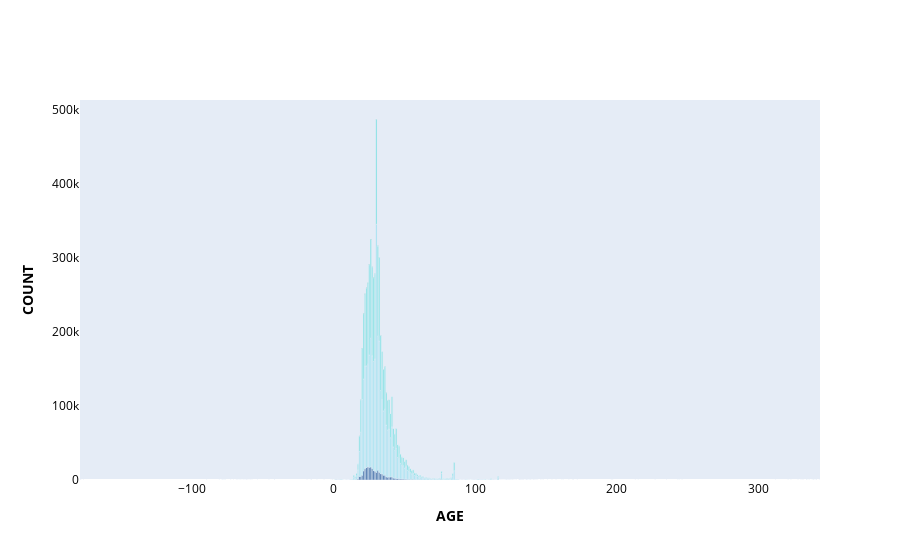

Write notebook code for a chart like this one.
### Code cell
#Plot Age
# groupby location and sex

location = result.groupby(['age', 'sex'], sort=True, group_keys = True).count()
location_ = location.reset_index()
df = pd.DataFrame(data=location_, columns = ['age', 'sex', 'user_id'])
#user_id column is actually the count breakdown from sex to location which has 147 combinations
x=df.iloc[:,0]
y=df.iloc[:,2]
# print(df)
sex_colours = df['sex']

fig = go.Figure()
fig.add_trace(go.Bar(
    x=df.iloc[:,0],
    y=df.iloc[:,2],
    marker=dict(color=cols(sex_colours)),
    hovertext= 
             '<b>Age</b>: ' + df['age'].astype(str) + '<br>' +
             '<b>Count </b>: ' + [f'{x:,.0f}' for x in df['user_id']]+ '<br>'

))

# sex0 = len(result[result['sex'] == '0'])
# sex1 = len(result[result['sex'] == '1'])
# sex2 = len(result[result['sex'] == '2'])
# sex3 = len(result[result['sex'] == '3'])
# unknown = len(result[result['sex'] == 'unknown'])


fig.update_layout(go.Layout(
     
     titlefont={'color':'black',
     'size':12},
     hovermode='closest',
     legend={'orientation':'h',
     'xanchor':'center','x': 0.5, 'y':-0.7},
     xaxis = dict(title='<b>AGE</b>',
                    color='black',
                    showline = False,
                    showgrid=False),
     yaxis= dict(title='<b>COUNT</b>',
            color='black',
            showline = False,
            showgrid=False)))

fig.show()

### Figure 1 — Plotly figure (JSON) as saved in the notebook; plotly's stock layout.template omitted (floating-point values rounded to 4 significant figures; data arrays with more than 128 entries replaced by an {"elided": "..."} marker saying what was removed)
{"data": [{"hovertext": {"elided": "541 str values"}, "marker": {"color": {"elided": "541 str values"}}, "type": "bar", "x": {"elided": "541 int values"}, "y": {"elided": "541 int values"}}], "layout": {"hovermode": "closest", "legend": {"orientation": "h", "x": 0.5, "xanchor": "center", "y": -0.7}, "title": {"font": {"color": "black", "size": 12}}, "xaxis": {"color": "black", "showgrid": false, "showline": false, "title": {"text": "<b>AGE</b>"}}, "yaxis": {"color": "black", "showgrid": false, "showline": false, "title": {"text": "<b>COUNT</b>"}}}}
